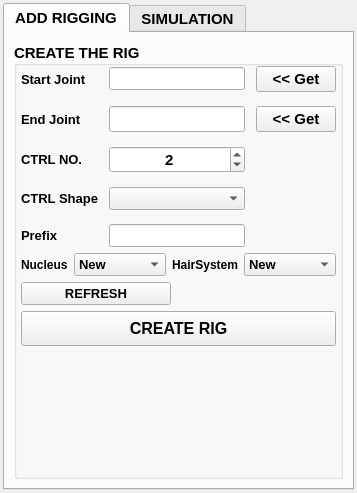
<?xml version="1.0" encoding="UTF-8"?>
<ui version="4.0">
 <class>MainWindow</class>
 <widget class="QMainWindow" name="MainWindow">
  <property name="enabled">
   <bool>true</bool>
  </property>
  <property name="geometry">
   <rect>
    <x>0</x>
    <y>0</y>
    <width>357</width>
    <height>485</height>
   </rect>
  </property>
  <property name="font">
   <font>
    <pointsize>10</pointsize>
    <weight>75</weight>
    <bold>true</bold>
   </font>
  </property>
  <property name="windowTitle">
   <string>dynamicChainSetup v.01</string>
  </property>
  <widget class="QWidget" name="centralwidget">
   <layout class="QVBoxLayout" name="verticalLayout_5">
    <property name="margin">
     <number>3</number>
    </property>
    <item>
     <widget class="QTabWidget" name="tabWidget">
      <property name="enabled">
       <bool>true</bool>
      </property>
      <property name="font">
       <font>
        <pointsize>11</pointsize>
        <weight>75</weight>
        <bold>true</bold>
       </font>
      </property>
      <property name="currentIndex">
       <number>0</number>
      </property>
      <widget class="QWidget" name="tab_3">
       <attribute name="title">
        <string>ADD RIGGING</string>
       </attribute>
       <layout class="QVBoxLayout" name="verticalLayout_8">
        <item>
         <widget class="QGroupBox" name="groupBox_2">
          <property name="enabled">
           <bool>true</bool>
          </property>
          <property name="font">
           <font>
            <pointsize>11</pointsize>
            <weight>75</weight>
            <bold>true</bold>
           </font>
          </property>
          <property name="title">
           <string>CREATE THE RIG</string>
          </property>
          <property name="alignment">
           <set>Qt::AlignLeading|Qt::AlignLeft|Qt::AlignVCenter</set>
          </property>
          <property name="checkable">
           <bool>false</bool>
          </property>
          <layout class="QVBoxLayout" name="verticalLayout_2">
           <property name="leftMargin">
            <number>4</number>
           </property>
           <property name="topMargin">
            <number>0</number>
           </property>
           <property name="rightMargin">
            <number>4</number>
           </property>
           <property name="bottomMargin">
            <number>0</number>
           </property>
           <item>
            <layout class="QGridLayout" name="gridLayout">
             <property name="horizontalSpacing">
              <number>11</number>
             </property>
             <property name="verticalSpacing">
              <number>14</number>
             </property>
             <item row="2" column="0">
              <widget class="QLabel" name="label_7">
               <property name="font">
                <font>
                 <pointsize>10</pointsize>
                 <weight>75</weight>
                 <bold>true</bold>
                </font>
               </property>
               <property name="text">
                <string>CTRL NO.</string>
               </property>
              </widget>
             </item>
             <item row="0" column="1">
              <widget class="QLineEdit" name="startJointTxt">
               <property name="font">
                <font>
                 <pointsize>10</pointsize>
                 <weight>50</weight>
                 <bold>false</bold>
                </font>
               </property>
               <property name="text">
                <string/>
               </property>
               <property name="alignment">
                <set>Qt::AlignCenter</set>
               </property>
              </widget>
             </item>
             <item row="0" column="0">
              <widget class="QLabel" name="label_6">
               <property name="font">
                <font>
                 <pointsize>10</pointsize>
                 <weight>75</weight>
                 <bold>true</bold>
                </font>
               </property>
               <property name="text">
                <string>Start Joint</string>
               </property>
              </widget>
             </item>
             <item row="1" column="1">
              <widget class="QLineEdit" name="endJointTxt"/>
             </item>
             <item row="1" column="2">
              <widget class="QPushButton" name="endJointGet_BTN">
               <property name="font">
                <font>
                 <pointsize>11</pointsize>
                 <weight>75</weight>
                 <bold>true</bold>
                </font>
               </property>
               <property name="text">
                <string>&lt;&lt; Get</string>
               </property>
              </widget>
             </item>
             <item row="1" column="0">
              <widget class="QLabel" name="label">
               <property name="font">
                <font>
                 <pointsize>10</pointsize>
                 <weight>75</weight>
                 <bold>true</bold>
                </font>
               </property>
               <property name="text">
                <string>End Joint</string>
               </property>
              </widget>
             </item>
             <item row="2" column="1">
              <widget class="QSpinBox" name="noOfControls">
               <property name="alignment">
                <set>Qt::AlignCenter</set>
               </property>
               <property name="minimum">
                <number>1</number>
               </property>
               <property name="value">
                <number>2</number>
               </property>
              </widget>
             </item>
             <item row="0" column="2">
              <widget class="QPushButton" name="startJointGet_BTN">
               <property name="font">
                <font>
                 <pointsize>11</pointsize>
                 <weight>75</weight>
                 <bold>true</bold>
                </font>
               </property>
               <property name="text">
                <string>&lt;&lt; Get</string>
               </property>
              </widget>
             </item>
             <item row="3" column="0">
              <widget class="QLabel" name="label_8">
               <property name="font">
                <font>
                 <pointsize>10</pointsize>
                 <weight>75</weight>
                 <bold>true</bold>
                </font>
               </property>
               <property name="text">
                <string>CTRL Shape</string>
               </property>
              </widget>
             </item>
             <item row="3" column="1">
              <widget class="QComboBox" name="ctrlShape_CMB">
               <property name="font">
                <font>
                 <pointsize>10</pointsize>
                 <weight>50</weight>
                 <bold>false</bold>
                </font>
               </property>
               <property name="currentIndex">
                <number>-1</number>
               </property>
              </widget>
             </item>
             <item row="4" column="0">
              <widget class="QLabel" name="label_11">
               <property name="font">
                <font>
                 <pointsize>10</pointsize>
                 <weight>75</weight>
                 <bold>true</bold>
                </font>
               </property>
               <property name="text">
                <string>Prefix</string>
               </property>
               <property name="alignment">
                <set>Qt::AlignLeading|Qt::AlignLeft|Qt::AlignVCenter</set>
               </property>
              </widget>
             </item>
             <item row="4" column="1">
              <widget class="QLineEdit" name="prefixTxt">
               <property name="font">
                <font>
                 <pointsize>10</pointsize>
                 <weight>50</weight>
                 <bold>false</bold>
                </font>
               </property>
               <property name="text">
                <string/>
               </property>
               <property name="alignment">
                <set>Qt::AlignCenter</set>
               </property>
              </widget>
             </item>
            </layout>
           </item>
           <item>
            <layout class="QGridLayout" name="gridLayout_7" rowstretch="0,0" columnstretch="0,0,0,0,1,0,1">
             <property name="spacing">
              <number>6</number>
             </property>
             <item row="1" column="3">
              <widget class="QLabel" name="nucleus_lable">
               <property name="enabled">
                <bool>true</bool>
               </property>
               <property name="font">
                <font>
                 <pointsize>9</pointsize>
                 <weight>75</weight>
                 <bold>true</bold>
                </font>
               </property>
               <property name="text">
                <string>Nucleus</string>
               </property>
               <property name="alignment">
                <set>Qt::AlignLeading|Qt::AlignLeft|Qt::AlignVCenter</set>
               </property>
              </widget>
             </item>
             <item row="1" column="6">
              <widget class="QComboBox" name="HairCMB">
               <property name="enabled">
                <bool>true</bool>
               </property>
               <property name="font">
                <font>
                 <pointsize>10</pointsize>
                 <weight>75</weight>
                 <bold>true</bold>
                </font>
               </property>
               <property name="editable">
                <bool>false</bool>
               </property>
               <item>
                <property name="text">
                 <string>New</string>
                </property>
               </item>
              </widget>
             </item>
             <item row="1" column="5">
              <widget class="QLabel" name="hairSystem_label">
               <property name="enabled">
                <bool>true</bool>
               </property>
               <property name="font">
                <font>
                 <pointsize>9</pointsize>
                 <weight>75</weight>
                 <bold>true</bold>
                </font>
               </property>
               <property name="text">
                <string>HairSystem</string>
               </property>
               <property name="alignment">
                <set>Qt::AlignCenter</set>
               </property>
              </widget>
             </item>
             <item row="1" column="4">
              <widget class="QComboBox" name="NucleusCMB">
               <property name="enabled">
                <bool>true</bool>
               </property>
               <property name="font">
                <font>
                 <pointsize>10</pointsize>
                 <weight>75</weight>
                 <bold>true</bold>
                </font>
               </property>
               <property name="editable">
                <bool>false</bool>
               </property>
               <property name="maxVisibleItems">
                <number>10</number>
               </property>
               <property name="sizeAdjustPolicy">
                <enum>QComboBox::AdjustToContentsOnFirstShow</enum>
               </property>
               <property name="duplicatesEnabled">
                <bool>false</bool>
               </property>
               <property name="frame">
                <bool>true</bool>
               </property>
               <item>
                <property name="text">
                 <string>New</string>
                </property>
               </item>
              </widget>
             </item>
            </layout>
           </item>
           <item>
            <layout class="QVBoxLayout" name="verticalLayout_6">
             <item>
              <widget class="QPushButton" name="refreshSolvers_BTN">
               <property name="maximumSize">
                <size>
                 <width>150</width>
                 <height>30</height>
                </size>
               </property>
               <property name="font">
                <font>
                 <pointsize>10</pointsize>
                </font>
               </property>
               <property name="text">
                <string>REFRESH</string>
               </property>
              </widget>
             </item>
             <item>
              <widget class="QPushButton" name="createRig_BTN">
               <property name="minimumSize">
                <size>
                 <width>0</width>
                 <height>35</height>
                </size>
               </property>
               <property name="font">
                <font>
                 <pointsize>12</pointsize>
                 <weight>75</weight>
                 <bold>true</bold>
                </font>
               </property>
               <property name="text">
                <string>CREATE RIG</string>
               </property>
              </widget>
             </item>
             <item>
              <spacer name="verticalSpacer_2">
               <property name="orientation">
                <enum>Qt::Vertical</enum>
               </property>
               <property name="sizeHint" stdset="0">
                <size>
                 <width>20</width>
                 <height>40</height>
                </size>
               </property>
              </spacer>
             </item>
            </layout>
           </item>
          </layout>
         </widget>
        </item>
       </layout>
      </widget>
      <widget class="QWidget" name="tab_2">
       <attribute name="title">
        <string>SIMULATION</string>
       </attribute>
       <layout class="QGridLayout" name="gridLayout_9">
        <item row="1" column="0">
         <layout class="QVBoxLayout" name="verticalLayout_7">
          <item>
           <widget class="QLabel" name="label_10">
            <property name="palette">
             <palette>
              <active>
               <colorrole role="WindowText">
                <brush brushstyle="SolidPattern">
                 <color alpha="255">
                  <red>97</red>
                  <green>0</green>
                  <blue>0</blue>
                 </color>
                </brush>
               </colorrole>
               <colorrole role="Text">
                <brush brushstyle="SolidPattern">
                 <color alpha="255">
                  <red>97</red>
                  <green>0</green>
                  <blue>0</blue>
                 </color>
                </brush>
               </colorrole>
               <colorrole role="ButtonText">
                <brush brushstyle="SolidPattern">
                 <color alpha="255">
                  <red>97</red>
                  <green>0</green>
                  <blue>0</blue>
                 </color>
                </brush>
               </colorrole>
              </active>
              <inactive>
               <colorrole role="WindowText">
                <brush brushstyle="SolidPattern">
                 <color alpha="255">
                  <red>97</red>
                  <green>0</green>
                  <blue>0</blue>
                 </color>
                </brush>
               </colorrole>
               <colorrole role="Text">
                <brush brushstyle="SolidPattern">
                 <color alpha="255">
                  <red>97</red>
                  <green>0</green>
                  <blue>0</blue>
                 </color>
                </brush>
               </colorrole>
               <colorrole role="ButtonText">
                <brush brushstyle="SolidPattern">
                 <color alpha="255">
                  <red>97</red>
                  <green>0</green>
                  <blue>0</blue>
                 </color>
                </brush>
               </colorrole>
              </inactive>
              <disabled>
               <colorrole role="WindowText">
                <brush brushstyle="SolidPattern">
                 <color alpha="255">
                  <red>97</red>
                  <green>0</green>
                  <blue>0</blue>
                 </color>
                </brush>
               </colorrole>
               <colorrole role="Text">
                <brush brushstyle="SolidPattern">
                 <color alpha="255">
                  <red>97</red>
                  <green>0</green>
                  <blue>0</blue>
                 </color>
                </brush>
               </colorrole>
               <colorrole role="ButtonText">
                <brush brushstyle="SolidPattern">
                 <color alpha="255">
                  <red>97</red>
                  <green>0</green>
                  <blue>0</blue>
                 </color>
                </brush>
               </colorrole>
              </disabled>
             </palette>
            </property>
            <property name="font">
             <font>
              <pointsize>9</pointsize>
              <weight>50</weight>
              <italic>false</italic>
              <bold>false</bold>
             </font>
            </property>
            <property name="styleSheet">
             <string notr="true">color: rgb(97, 0, 0);</string>
            </property>
            <property name="text">
             <string>Please select a controller to get the info from</string>
            </property>
           </widget>
          </item>
          <item>
           <layout class="QGridLayout" name="gridLayout_8">
            <item row="1" column="0">
             <widget class="QGroupBox" name="groupBox_3">
              <property name="font">
               <font>
                <weight>75</weight>
                <bold>true</bold>
               </font>
              </property>
              <property name="title">
               <string>SELECTION</string>
              </property>
              <layout class="QGridLayout" name="gridLayout_10">
               <property name="horizontalSpacing">
                <number>8</number>
               </property>
               <property name="verticalSpacing">
                <number>10</number>
               </property>
               <item row="6" column="0">
                <widget class="QPushButton" name="selectHairSystem_BTN">
                 <property name="font">
                  <font>
                   <pointsize>9</pointsize>
                   <weight>75</weight>
                   <bold>true</bold>
                  </font>
                 </property>
                 <property name="text">
                  <string>Select Hair System</string>
                 </property>
                </widget>
               </item>
               <item row="11" column="1">
                <widget class="QPushButton" name="selectIkCurve_BTN">
                 <property name="font">
                  <font>
                   <pointsize>9</pointsize>
                   <weight>75</weight>
                   <bold>true</bold>
                  </font>
                 </property>
                 <property name="text">
                  <string>Select IK Curve</string>
                 </property>
                </widget>
               </item>
               <item row="11" column="0">
                <widget class="QPushButton" name="selectDynamicsCurve_BTN">
                 <property name="font">
                  <font>
                   <pointsize>9</pointsize>
                   <weight>75</weight>
                   <bold>true</bold>
                  </font>
                 </property>
                 <property name="text">
                  <string>Select Dynamics Curve</string>
                 </property>
                </widget>
               </item>
               <item row="6" column="1">
                <widget class="QPushButton" name="selectNucleus_BTN">
                 <property name="font">
                  <font>
                   <pointsize>10</pointsize>
                   <weight>75</weight>
                   <bold>true</bold>
                  </font>
                 </property>
                 <property name="text">
                  <string>Select Nucleus</string>
                 </property>
                </widget>
               </item>
               <item row="9" column="1">
                <widget class="QPushButton" name="selectIkJoints_BTN">
                 <property name="font">
                  <font>
                   <pointsize>9</pointsize>
                   <weight>75</weight>
                   <bold>true</bold>
                  </font>
                 </property>
                 <property name="text">
                  <string>Select Ik Joints</string>
                 </property>
                </widget>
               </item>
               <item row="8" column="0">
                <widget class="QPushButton" name="selectBakeCtrls_BTN">
                 <property name="font">
                  <font>
                   <pointsize>9</pointsize>
                   <weight>75</weight>
                   <bold>true</bold>
                  </font>
                 </property>
                 <property name="text">
                  <string>Select Bake CTRLS</string>
                 </property>
                </widget>
               </item>
               <item row="9" column="0">
                <widget class="QPushButton" name="selectBakeJoints_BTN">
                 <property name="font">
                  <font>
                   <pointsize>9</pointsize>
                   <weight>75</weight>
                   <bold>true</bold>
                  </font>
                 </property>
                 <property name="text">
                  <string>Select Bake Joints</string>
                 </property>
                </widget>
               </item>
               <item row="8" column="1">
                <widget class="QPushButton" name="selectIkCtrls_BTN">
                 <property name="font">
                  <font>
                   <pointsize>9</pointsize>
                   <weight>75</weight>
                   <bold>true</bold>
                  </font>
                 </property>
                 <property name="text">
                  <string>Select Ik CTRLS</string>
                 </property>
                </widget>
               </item>
               <item row="12" column="1">
                <widget class="QPushButton" name="selectSettingsGrp_BTN">
                 <property name="font">
                  <font>
                   <pointsize>9</pointsize>
                   <weight>75</weight>
                   <bold>true</bold>
                  </font>
                 </property>
                 <property name="text">
                  <string>Select Settings Grp</string>
                 </property>
                </widget>
               </item>
               <item row="12" column="0">
                <widget class="QPushButton" name="selectOrigJoints_BTN">
                 <property name="font">
                  <font>
                   <pointsize>9</pointsize>
                   <weight>75</weight>
                   <bold>true</bold>
                  </font>
                 </property>
                 <property name="text">
                  <string>Select Orig. Joints</string>
                 </property>
                </widget>
               </item>
              </layout>
             </widget>
            </item>
           </layout>
          </item>
          <item>
           <widget class="QGroupBox" name="groupBox_4">
            <property name="font">
             <font>
              <weight>75</weight>
              <bold>true</bold>
             </font>
            </property>
            <property name="title">
             <string>BAKING</string>
            </property>
            <layout class="QVBoxLayout" name="verticalLayout_4">
             <item>
              <layout class="QVBoxLayout" name="verticalLayout_3">
               <item>
                <widget class="QPushButton" name="bake_BTN">
                 <property name="enabled">
                  <bool>true</bool>
                 </property>
                 <property name="font">
                  <font>
                   <pointsize>12</pointsize>
                   <weight>75</weight>
                   <bold>true</bold>
                  </font>
                 </property>
                 <property name="text">
                  <string>Bake Simulation on Bake Ctrls</string>
                 </property>
                </widget>
               </item>
              </layout>
             </item>
            </layout>
           </widget>
          </item>
          <item>
           <widget class="QGroupBox" name="groupBox_5">
            <property name="font">
             <font>
              <weight>75</weight>
              <bold>true</bold>
             </font>
            </property>
            <property name="title">
             <string>FUNCTIONS</string>
            </property>
            <layout class="QVBoxLayout" name="verticalLayout_11">
             <item>
              <layout class="QGridLayout" name="gridLayout_3" rowstretch="0,0,0,0" columnstretch="0,6,0" rowminimumheight="0,0,0,0">
               <item row="0" column="0">
                <widget class="QLabel" name="label_4">
                 <property name="font">
                  <font>
                   <pointsize>8</pointsize>
                   <weight>75</weight>
                   <bold>true</bold>
                  </font>
                 </property>
                 <property name="frameShape">
                  <enum>QFrame::NoFrame</enum>
                 </property>
                 <property name="text">
                  <string>Replace Nucleus</string>
                 </property>
                </widget>
               </item>
               <item row="0" column="1">
                <widget class="QComboBox" name="replaceNucleus_CMB"/>
               </item>
               <item row="1" column="1">
                <widget class="QComboBox" name="replaceHairSystem_CMB"/>
               </item>
               <item row="1" column="0">
                <widget class="QLabel" name="label_5">
                 <property name="font">
                  <font>
                   <pointsize>8</pointsize>
                   <weight>75</weight>
                   <bold>true</bold>
                  </font>
                 </property>
                 <property name="text">
                  <string>Replace HairSystem</string>
                 </property>
                </widget>
               </item>
               <item row="3" column="0">
                <spacer name="verticalSpacer">
                 <property name="orientation">
                  <enum>Qt::Vertical</enum>
                 </property>
                 <property name="sizeHint" stdset="0">
                  <size>
                   <width>20</width>
                   <height>40</height>
                  </size>
                 </property>
                </spacer>
               </item>
               <item row="0" column="2">
                <widget class="QPushButton" name="replaceNucleus_BTN">
                 <property name="font">
                  <font>
                   <pointsize>10</pointsize>
                  </font>
                 </property>
                 <property name="text">
                  <string>replace</string>
                 </property>
                </widget>
               </item>
               <item row="1" column="2">
                <widget class="QPushButton" name="replaceHairSystem_BTN">
                 <property name="font">
                  <font>
                   <pointsize>10</pointsize>
                  </font>
                 </property>
                 <property name="text">
                  <string>replace</string>
                 </property>
                </widget>
               </item>
               <item row="2" column="0" colspan="3">
                <widget class="QPushButton" name="refresh_replace_BTN">
                 <property name="font">
                  <font>
                   <weight>75</weight>
                   <bold>true</bold>
                  </font>
                 </property>
                 <property name="text">
                  <string>REFRESH!</string>
                 </property>
                </widget>
               </item>
              </layout>
             </item>
            </layout>
           </widget>
          </item>
         </layout>
        </item>
       </layout>
      </widget>
     </widget>
    </item>
   </layout>
  </widget>
 </widget>
 <resources/>
 <connections/>
</ui>
